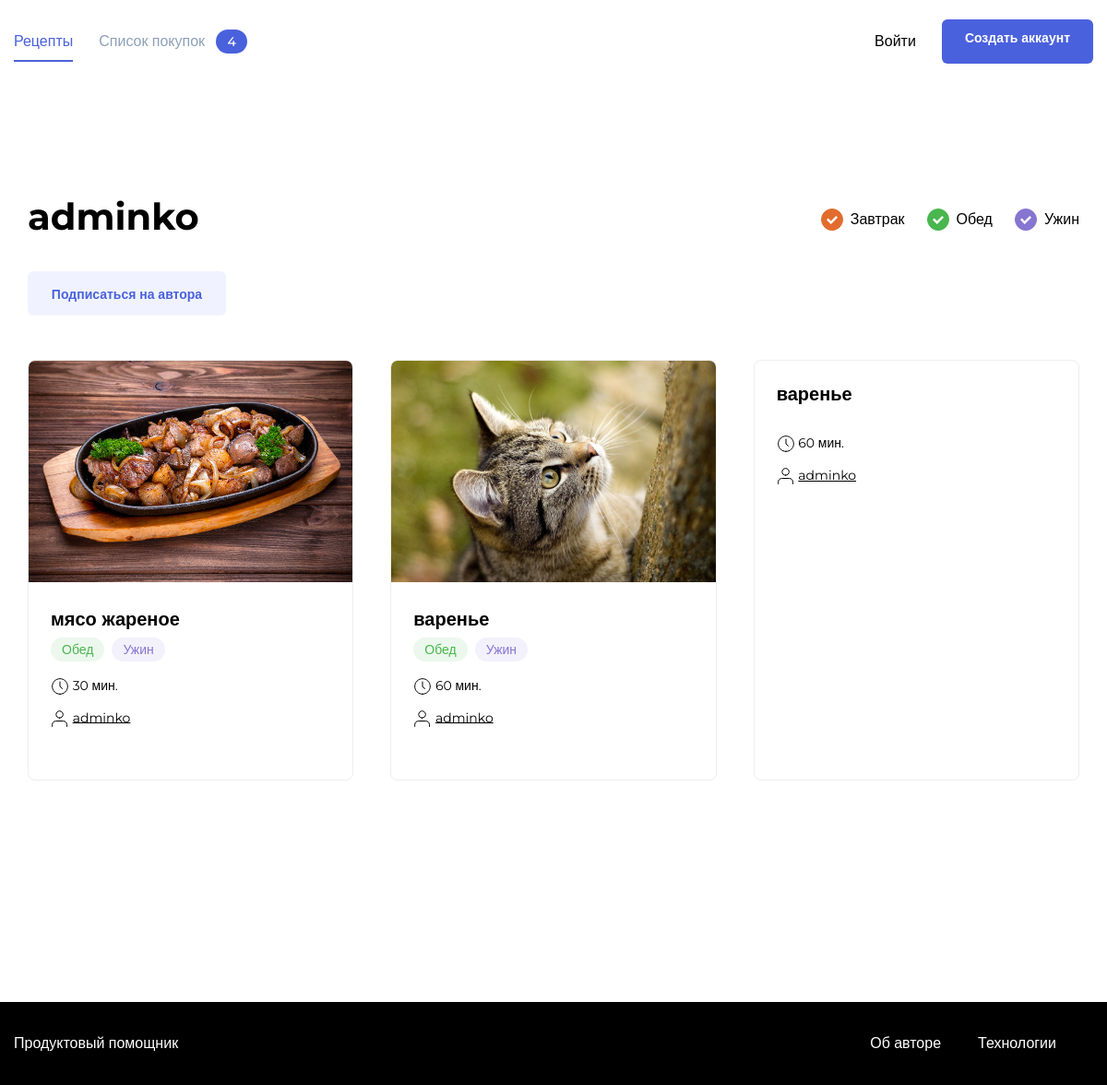
The app's page /adminko/, older data.
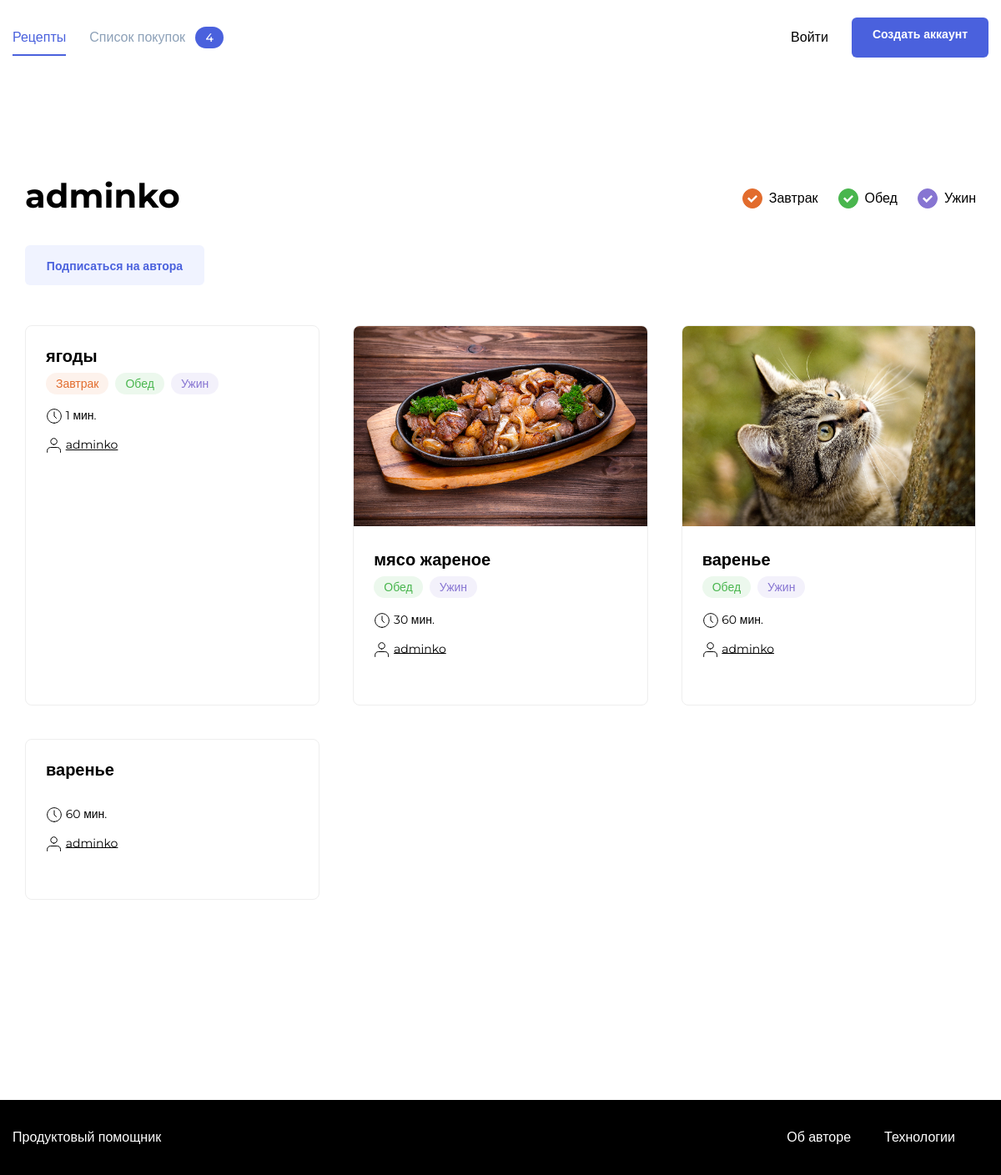
The same page, newer data.
### prod_h/models.py (models this page shows, shortened)
class Recipe(models.Model):
    author = models.ForeignKey(
        User,
        on_delete=models.CASCADE,
        related_name='recipes',
        verbose_name='автор рецепта',
    )
    name = models.CharField(
        max_length=100,
        verbose_name='Название рецепта',
        help_text='Максимальная длинна 100 символов',)
    image = models.ImageField(upload_to='prod_h/', blank=True, null=True)
    text = models.TextField(
        blank=True,
        verbose_name='Описание',
        help_text='Описание рецепта',)
    ingredients = models.ManyToManyField(
        ListOfIngridients,
        through='Amount',
        through_fields=('recipe', 'ingredient'),
        verbose_name='Игредиенты',
        help_text='Игредиенты',)
    tags = models.ManyToManyField(Teg, )
    time = models.IntegerField(verbose_name='Вермя приготовления')
    pub_date = models.DateTimeField("date published", auto_now_add=True)
    slug = models.SlugField(
        max_length=500,
        unique=True,
        blank=True,
    )
    class Meta:
        ordering = ["-pub_date"]

class Teg(models.Model):
    name = models.CharField(max_length=20)
    slug = models.SlugField(unique=True)
    color = models.CharField(
        max_length=20,
        verbose_name='Цвет тега',
        blank=True
    )

### prod_h/views.py (the view)
# urls.py: path('<str:username>/', views.authors_recipes, name='authors-recipes'),
def authors_recipes(request, username):
    author = get_object_or_404(User, username=username)
    user_recipe = author.recipes.all()
    paginator = Paginator(user_recipe, 6)
    page_number = request.GET.get('page')
    page = paginator.get_page(page_number)
    context = {
        'page': page,
        'paginator': paginator,
        'author': author,}
    return render(request, "authorRecipe.html", context=context)

### templates/authorRecipe.html (shortened to what this page needs)
{% extends "base.html" %}
{% load static %}
{% block static_css %}<link rel="stylesheet" href="{% static 'pages/index.css' %}">{% endblock %}
{%block content%}
    <main class="main container">
        <div class="main__header">
            <h1 class="main__title">{{author }}</h1>
            <ul class="tags">
                <li class="tags__item">
                    <a id="breakfast" class="tags__checkbox tags__checkbox_style_orange tags__checkbox_active" href="#"></a>
                    <span class="tags__label">Завтрак</span>
                </li>
                <li class="tags__item">
                    <a id="lunch" class="tags__checkbox tags__checkbox_style_green tags__checkbox_active" href="#"></a>
                    <span for="lunch" class="tags__label">Обед</span>
                </li>
                <li class="tags__item">
                    <a id="dinner" class="tags__checkbox tags__checkbox_style_purple tags__checkbox_active" href="#"></a>
                    <label for="dinner" class="tags__label">Ужин</label>
                </li>
            </ul>
        </div>
        <div class="author-subscribe" data-author="323">
            <p style="padding: 0 0 2em 0;"><button class="button button_style_light-blue button_size_subscribe" name="subscribe" data-out>Подписаться на автора</button></p>
        </div>
        <div class="card-list">
            {% for post in page %}
            {% include "includes/post_item.html" with post=post %}
            {% endfor %}
        </div>
    </main>
{%endblock%}

### templates/base.html (shortened to what this page needs)
<!doctype html>
<html>
<head>
    {% block static_css %}
    {% endblock %}
</head>
<body class="body">
  <header class="header">
      {% include 'includes/nav.html' %}
  </header>
  <main class="main container">
          <div class="main__header">
              {% block content %}{% endblock %}
          </div>
  </main>
{% include 'includes/footer.html' %}
</body>
</html>

### templates/includes/nav.html
<!DOCTYPE html>
<nav class="nav">
        <div class="nav__container container">
            <ul class="nav__items list">
                  <li class="nav__item nav__item_active"><a href="{% url 'index' %}" class="nav__link link">Рецепты</a></li>
                  {% if user.is_authenticated %}
                  <li class="nav__item"><a href="{% url 'follow' %}" class="nav__link link">Мои подписки</a></li>
                  <li class="nav__item"><a href="{% url 'new_recipe' %}" class="nav__link link">Создать рецепт</a></li>
                  <li class="nav__item"><a href="{% url 'my_favorite' %}" class="nav__link link">Избранное</a></li>
                  <li class="nav__item"><a href="#" class="nav__link link">Список покупок</a> <span class="badge badge_style_blue nav__badge" id="counter">4</span></li>
              </ul>
              <ul class="nav__items list">
                  <li class="nav__item"><a href="{% url 'password_change' %}" class="nav__link link">Изменить пароль</a></li>
                  <li class="nav__item"><a href="{% url 'logout' %}" class="nav__link link">Выход {{user.username }}</a></li>
              </ul>
          </div>
               {% else %}
                <li class="nav__item nav__item_disabled"><a href="#" class="nav__link link">Список покупок <span class="badge badge_style_blue nav__badge" id="counter">4</span></a></li>
            </ul>
            <ul class="nav__items list">
                <li class="nav__item"><a href="{% url 'login' %}" class="nav__link link">Войти</a></li>
                <li class="nav__item"><a href="{% url 'signup' %}" class="button button_style_blue">Создать аккаунт</a></li>
            </ul>
        </div>
               {%endif%}
    </nav>

### templates/includes/post_item.html (shortened to what this page needs)
<div class="card" data-id="120">
      {% load thumbnail %}
      {% thumbnail post.image "364x240" crop="center" upscale=True as img %}
        <a href="{% url 'recipe_detail' post.id %}" class="link" target="_blank"><img src="{{ img.url }}" alt="{{ post.name }}" class="card__image"></a>
      {% endthumbnail %}
        <div class="card__body">
            <a class="card__title link" href="{% url 'recipe_detail' post.id %}" target="_blank">{{post.name}}</a>
            <ul class="card__items">
                {%include "includes/tag.html"%}
            </ul>
            <div class="card__items card__items_column">
                <p class="card__text"><span class="icon-time"></span> {{post.time}} мин.</p>
                <p class="card__text"><span class="icon-user"></span> <a href="{%url 'authors-recipes' username=post.author.username %}" style="color: black">{{post.author.username}}</a></p>
            </div>
        </div>
        <div class="card__footer">
        </div>
    </div>

### templates/includes/tag.html
{% for tag in post.tags.all %}
    {% if tag.name == 'breakfast' %}
        <li class="card__item"><span class="badge badge_style_orange">Завтрак</span></li>
    {% elif tag.name == 'lunch' %}
        <li class="card__item"><span class="badge badge_style_green">Обед</span></li>
    {% elif tag.name == 'dinner' %}
        <li class="card__item"><span class="badge badge_style_purple">Ужин</span></li>
    {% endif %}
{% endfor %}

### templates/includes/footer.html
    <footer class="footer">
        <div class="footer__container container">
            <a href="#" class="footer__brand link">Продуктовый помощник</a>
            <ul class="footer__items">
                <li class="footer__item"><a href="/about-author/" class="footer__link link">Об авторе </a></li>
                <li class="footer__item"><a href="/about-tech/" class="footer__link link">Технологии</a></li>
            </ul>
        </div>
    </footer>

### static/pages/index.css (style rules this page uses)
* { box-sizing: border-box; }
html, body { min-height: 100%; }

### static/blocks/body/body.css (style rules this page uses)
.body { display: flex; flex-direction: column; }

### static/blocks/container/container.css (style rules this page uses)
.container { max-width: 1200px; padding: 0 15px; margin: 0 auto; width: 100%; }

### static/blocks/link/link.css (style rules this page uses)
.link { text-decoration: none; transition: opacity 0.2s; }

### static/blocks/tags/tags.css (style rules this page uses)
.tags { display: flex; height: 100%; flex-direction: row; list-style: none; padding: 0; }

### static/blocks/tags/__item/tags__item.css (style rules this page uses)
.tags__item { display: flex; align-items: center; margin-right: 24px; }
.tags__item:last-child { margin-right: 0; }

### static/blocks/tags/__label/tags__label.css (style rules this page uses)
.tags__label { font-family: 'Montserrat', sans-serif; font-style: normal; font-weight: 500; font-size: 16px; line-height: 20px; color: #000000; cursor: default; }

### static/blocks/tags/__checkbox/tags__checkbox.css (style rules this page uses)
.tags__checkbox { position: relative; width: 24px; height: 24px; border-radius: 50%; color: #ddd; border: 1px solid currentColor; -webkit-appearance: none; outline: none; margin-right: 8px; cursor: pointer; }

### static/blocks/tags/__checkbox/_style/tags__checkbox_style_green.css (style rules this page uses)
.tags__checkbox_style_green { color: #49B64E; }

### static/blocks/tags/__checkbox/_style/tags__checkbox_style_orange.css (style rules this page uses)
.tags__checkbox_style_orange { color: #E26C2D; }

### static/blocks/tags/__checkbox/_style/tags__checkbox_style_purple.css (style rules this page uses)
.tags__checkbox_style_purple { color: #8775D2; }

### static/blocks/tags/__checkbox/_active/tags__checkbox_active.css (style rules this page uses)
.tags__checkbox_active { background: currentColor; }
.tags__checkbox_active:before { content: ''; position: absolute; background: url("../../../../images/yes.svg"); width: 12px; height: 9px; top: 7px; left: 5px; }

### static/blocks/button/button.css (style rules this page uses)
.button { font-family: 'Montserrat', sans-serif; font-style: normal; font-weight: 600; font-size: 14px; background: none; border-radius: 6px; padding: 12px 24px; height: 48px; line-height: 1; text-decoration: none; border: 1px solid transparent; transition: background 0.2s; outline: none; user-select: none; cursor: pointer; width: max-content; }

### static/blocks/button/_style/button_style_blue.css (style rules this page uses)
.button_style_blue { background: #4A61DD; color: #FFFFFF; transition: background 0.2s; }

### static/blocks/button/_style/button_style_light-blue.css (style rules this page uses)
.button_style_light-blue { background: #F0F3FF; color: #4A61DD; }

### static/blocks/button/size/button_size_subscribe.css (style rules this page uses)
.button_size_subscribe { padding: 17px 18px; width: 215px; }

### static/blocks/header/header.css (style rules this page uses)
.header { display: flex; align-items: center; justify-content: center; }

### static/blocks/nav/nav.css (style rules this page uses)
.nav { height: 90px; width: 100%; }

### static/blocks/nav/__container/nav__container.css (style rules this page uses)
.nav__container { display: flex; justify-content: space-between; height: 100%; align-items: center; }

### static/blocks/nav/__items/nav__items.css (style rules this page uses)
.nav__items { display: flex; height: 100%; flex-direction: row; list-style: none; padding: 0; align-items: center; }

### static/blocks/nav/__item/nav__item.css (style rules this page uses)
.nav__item { display: flex; align-items: center; margin-right: 28px; height: 100%; color: #000000; position: relative; }
.nav__item:last-child { margin-right: 0; }

### static/blocks/nav/__item/_active/nav__item_active.css (style rules this page uses)
.nav__item_active { color: #4A61DD; }
.nav__item_active:after { content: ''; position: absolute; top: 50%; margin-top: 20px; left: 0; width: 100%; height: 2px; background: #4A61DD; }

### static/blocks/nav/__item/_disabled/nav__item_disabled.css (style rules this page uses)
.nav__item_disabled { color: #8DA1B8; cursor: context-menu; }

### static/blocks/nav/__link/nav__link.css (style rules this page uses)
.nav__link { font-style: normal; font-weight: 500; font-size: 16px; line-height: 20px; color: inherit; cursor: pointer; font-family: 'Montserrat', sans-serif; }

### static/blocks/nav/__badge/nav__badge.css (style rules this page uses)
.nav__badge { margin-left: 8px; }

### static/blocks/main/main.css (style rules this page uses)
.main { padding-top: 60px; padding-bottom: 80px; flex: 1 0 auto; min-height: calc(100vh - 180px); }

### static/blocks/main/__header/main__header.css (style rules this page uses)
.main__header { display: flex; justify-content: space-between; margin-bottom: 28px; }

### static/blocks/main/__title/main__title.css (style rules this page uses)
.main__title { font-family: 'Montserrat', sans-serif; font-style: normal; font-weight: bold; font-size: 40px; line-height: 49px; color: #000000; padding: 0; margin: 0; }

### static/blocks/card-list/card-list.css (style rules this page uses)
.card-list { display: grid; grid-template-columns: repeat(3, 1fr); grid-template-rows: auto; grid-gap: 40px; margin-bottom: 52px; }

### static/blocks/card/card.css (style rules this page uses)
.card { display: flex; flex-direction: column; max-width: 363px; border: 1px solid #EEEEEE; box-sizing: border-box; border-radius: 8px; overflow: hidden; }

### static/blocks/card/__image/card__image.css (style rules this page uses)
.card__image { height: 240px; width: 100%; object-fit: cover; }

### static/blocks/card/__item/card__item.css (style rules this page uses)
.card__item { margin-right: 8px; }

### static/blocks/card/__title/card__title.css (style rules this page uses)
.card__title { font-family: 'Montserrat', sans-serif; font-style: normal; font-weight: bold; font-size: 20px; line-height: 24px; color: #000000; margin: 0 0 12px; padding: 0; display: block; }

### static/blocks/card/__items/card__items.css (style rules this page uses)
.card__items { display: flex; flex-direction: row; list-style: none; padding: 0; margin: 0 0 20px; }
.card__items:last-child { margin-bottom: 0; }

### static/blocks/card/__items/_column/card__items_column.css (style rules this page uses)
.card__items_column { flex-direction: column; }

### static/blocks/card/__body/card__body.css (style rules this page uses)
.card__body { padding: 24px 24px 12px; flex: 1 0 auto; }

### static/blocks/card/__text/card__text.css (style rules this page uses)
.card__text { font-family: 'Montserrat', sans-serif; font-style: normal; font-weight: normal; font-size: 14px; line-height: 17px; color: #000000; margin: 0 0 15px; padding: 0; }
.card__text:last-child { margin-bottom: 0; }

### static/blocks/card/__footer/card__foter.css (style rules this page uses)
.card__footer { display: flex; justify-content: space-between; align-items: center; padding: 12px 24px 32px; flex: 0 0 auto; }

### static/blocks/footer/footer.css (style rules this page uses)
.footer { background: #000000; height: 90px; flex: 0 0 auto; }

### static/blocks/footer/__container/footer__container.css (style rules this page uses)
.footer__container { display: flex; justify-content: space-between; align-items: center; height: 100%; }

### static/blocks/footer/__link/footer__link.css (style rules this page uses)
.footer__link { font-family: 'Montserrat', sans-serif; font-style: normal; font-weight: 500; font-size: 16px; line-height: 20px; color: #FFFFFF; }

Row changes from the older to the newer data that the page shows:
added Recipe: name "ягоды", time "1", author.username "adminko", Teg (name "Обед"), Teg (name "Ужин")
now on this page (row unchanged): Teg: name "Завтрак", shown under "ягоды"
